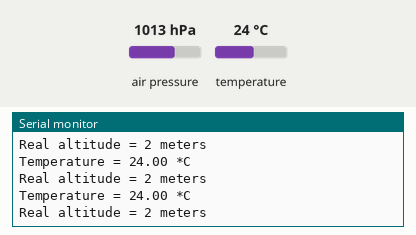
Simulated run of this sketch. Board: Arduino Uno, built with avr-gcc and run on an emulated ATmega328P. On the bench: the last lines printed to the serial monitor. Inputs (shaded band) come from the test bench; at power-on: air pressure 1013 hPa, temperature 24 °C.

Above: at 1.3 s.
1.4 s: air pressure set to 952 hPa
At 1.9 s:
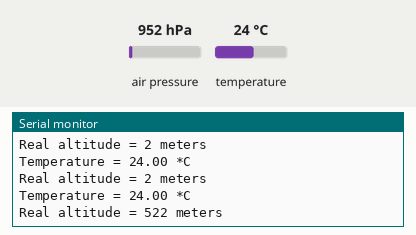
2.9 s: temperature set to 12 °C
At 3.5 s:
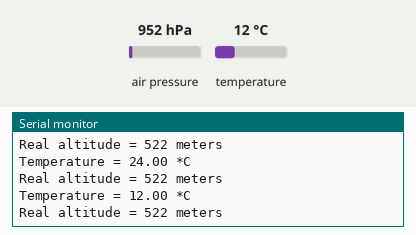
4.4 s: air pressure set to 975 hPa
At 5.0 s:
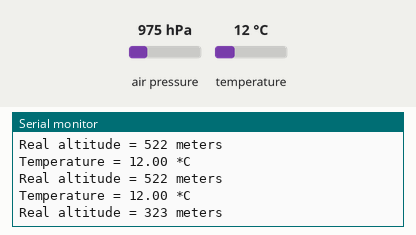
Timing chart, 0 to 7.4 s (numbered marks = the images above; inputs shaded):
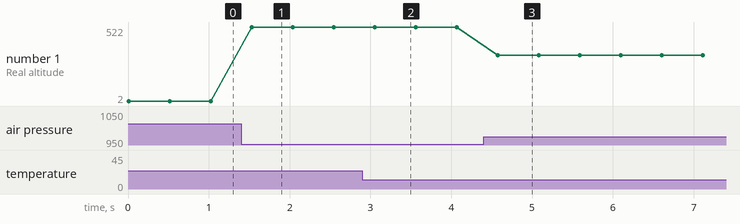

Measured:
- after the input at 1.4 s, the serial monitor: prints a new line after 0.13 s (image 1)
- after the input at 2.9 s, the serial monitor: prints a new line after 0.15 s (image 2)
- after the input at 4.4 s, the serial monitor: prints a new line after 0.18 s (image 3)
- plotted number 1: 2 → 522 after the input at 1.4 s, 522 → 323 after the input at 4.4 s

The sketch:

liftoff_test.ino
```cpp
#include <Wire.h>
#include <Adafruit_BMP085.h>
#define seaLevelPressure_hPa 1013.25

Adafruit_BMP085 bmp;

void setup() {
  Serial.begin(115200);
  if (!bmp.begin()) {
  Serial.println("Could not find a valid BMP085 sensor, check wiring!");
  while (1) {}
  }
}

void loop() {
    Serial.print("Temperature = ");
    Serial.print(bmp.readTemperature());
    Serial.println(" *C");

    Serial.print("Real altitude = ");
    Serial.print((int)bmp.readAltitude(seaLevelPressure_hPa * 100));
    Serial.println(" meters");

    Serial.println();
    delay(500);
}
```
